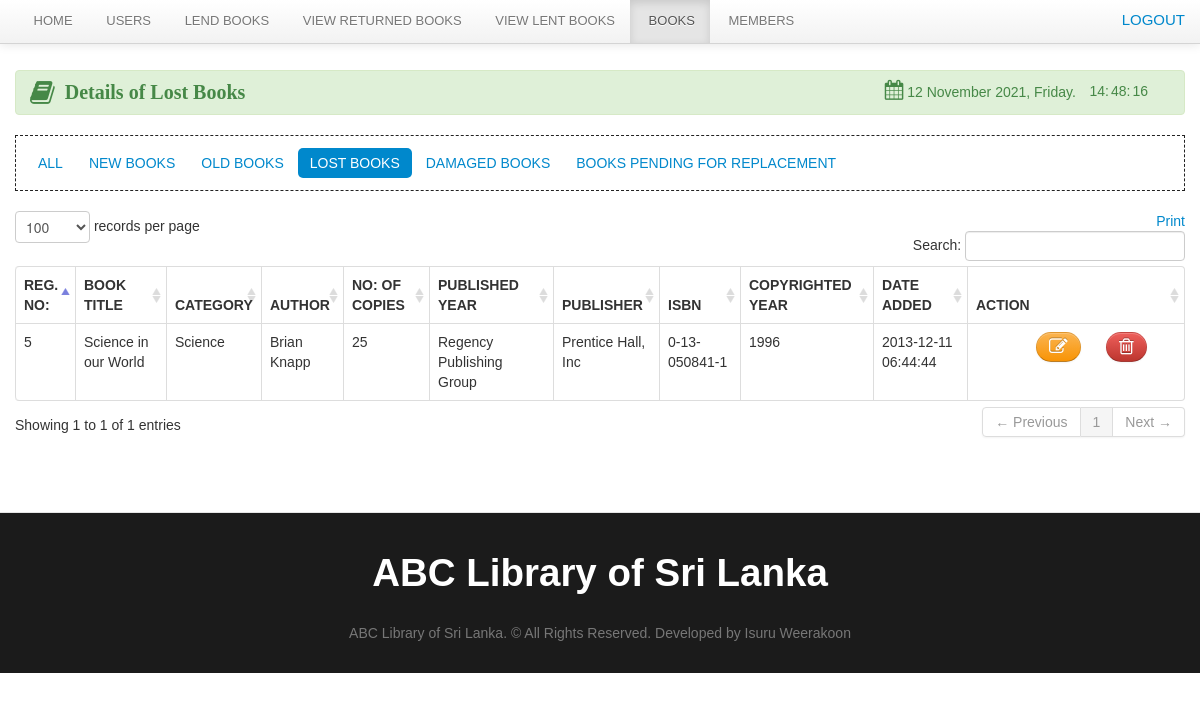
/librarian/lost.php, run on the app's committed database.
### tables this page shows
CREATE TABLE `book` (
  `book_id` int(11) NOT NULL,
  `book_title` varchar(100) NOT NULL,
  `category_id` int(50) NOT NULL,
  `author` varchar(50) NOT NULL,
  `book_copies` int(11) NOT NULL,
  `book_pub` varchar(100) NOT NULL,
  `publisher_name` varchar(100) NOT NULL,
  `isbn` varchar(50) NOT NULL,
  `copyright_year` int(11) NOT NULL,
  `date_added` datetime NOT NULL,
  `status` varchar(30) NOT NULL
);

CREATE TABLE `category` (
  `category_id` int(11) NOT NULL,
  `classname` varchar(50) DEFAULT NULL
);

### librarian/lost.php (the view, shortened to what this page needs)
<?php include('header.php'); ?>
<?php include('navbar_books.php'); ?>
	<div class="container">
		<div class="margin-top">
			<div class="row">
				<div class="span12">
					<br>
					<div class="alert alert-success">
						<strong style="font-family: 'Arial Black', arial-black;font-size: 20px;"><i class="icon-book icon-large"></i>&nbsp;&nbsp;Details of Lost Books</strong>
						<div class="pull-right">
							<table>
								<tr>
									<td><i class="icon-calendar icon-small" style="font-size: 20px;"></i>
                                        <?php
                                            $Today = date('y:m:d');
                                            $new = date('d F Y, l', strtotime($Today));
                                            echo $new.'.  ';
                                        ?>&nbsp;&nbsp;</td>
									<td id="Hour"></td>
									<td id="Minut"></td>
									<td id="Second"></td>
							</table>
						</div>
					</div>
					<ul class="nav nav-pills">
						<li><a href="books.php">All</a></li>
						<li><a href="new_books.php">New Books</a></li>
						<li><a href="old_books.php">Old Books</a></li>
						<li  class="active"><a href="lost.php">Lost Books</a></li>
						<li><a href="damage.php">Damaged Books</a></li>
						<li><a href="sub_rep.php">Books Pending for Replacement</a></li>
					</ul>
					<table cellpadding="0" cellspacing="0" border="0" class="table  table-bordered" id="example">
						<div class="pull-right">
							<a href="" onclick="window.print()" class="btn-default">Print</a>
						</div>
						<thead>
						<tr>
							<th>Reg. No:</th>
							<th>Book Title</th>
							<th>Category</th>
							<th>Author</th>
							<th class="action">No: of Copies</th>
							<th>Published Year</th>
							<th>Publisher</th>
							<th>ISBN</th>
							<th>Copyrighted Year</th>
							<th>Date Added</th>
							<th class="action">Action</th>
						</tr>
						</thead>
						<tbody>
                        <?php  $user_query = mysqli_query($connect,"select * from book where status = 'lost'")or die("Query Failed -> ".mysqli_error($connect));
                            while($row=mysqli_fetch_array($user_query)){
                                $id=$row['book_id'];
                                $cat_id=$row['category_id'];
                                $cat_query = mysqli_query($connect,"select * from category where category_id = '$cat_id'")or die("Query Failed -> ".mysqli_error($connect));
                                $cat_row = mysqli_fetch_array($cat_query);
                                ?>
								<tr class="del<?php echo $id ?>">
									<td><?php echo $row['book_id']; ?></td>
									<td><?php echo $row['book_title']; ?></td>
									<td><?php echo $cat_row ['classname']; ?> </td>
									<td><?php echo $row['author']; ?> </td>
									<td class="action"><?php echo $row['book_copies']; ?> </td>
									<td><?php echo $row['book_pub']; ?></td>
									<td><?php echo $row['publisher_name']; ?></td>
									<td><?php echo $row['isbn']; ?></td>
									<td><?php echo $row['copyright_year']; ?></td>
									<td><?php echo $row['date_added']; ?></td>
									<td class="action">
										<div class="span2">
											<a rel="tooltip"  title="Delete" id="<?php echo $id; ?>" href="#delete_book<?php echo $id; ?>" data-toggle="modal" class="btn btn-danger"><i class="icon-trash icon-large"></i></a>
											<div class="span1">
												<a rel="tooltip"  title="Edit" id="e<?php echo $id; ?>" href="#edit<?php echo $id; ?>" data-toggle="modal" class="btn btn-warning">   <i class="icon-edit icon-large"></i></a>
											</div></div>
									</td>
								</tr>
                            <?php  }  ?>
						</tbody>
					</table>
				</div>
			</div>
		</div>
	</div>
<?php include('footer.php') ?>

### css/docs.css (style rules this page uses)
body { font-family:'TR Century Gothic',Helvetica,Arial,sans-serif !important; }
.btn { border-radius: 25px !important; }
.alert { text-shadow: none; }
.nav-tabs, .nav-pills { border: 1px dashed #222 !important; padding: 10px; }
th { text-transform:uppercase; }
.nav li a { text-transform:uppercase; }
.margin-top { margin-top:50px; }
body { background: url(../img/grid_noise.png); position: relative; }

### css/print.css (style rules this page uses)
.action { display:none; }
th { text-align:left; }
td { text-align:left; border-top:1px solid; padding:2px; }
.btn { display:none; }
.alert { display:none; }
body { font-family:arial; font-size:13px; }
.nav { display:none; }

### data on the page
book: book_id "5", book_title "Science in our World", category.classname "Science", author "Brian Knapp", book_copies "25", book_pub "Regency Publishing Group", publisher_name "Prentice Hall, Inc", isbn "0-13-050841-1", copyright_year "1996", date_added "2013-12-11 06:44:44"
